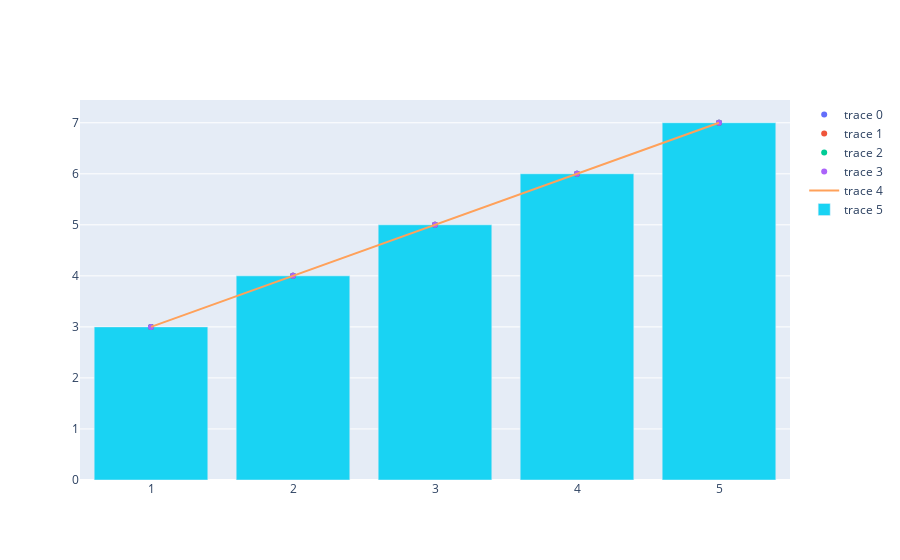

Notebook code cell kept with this figure:
### Code cell
fig.add_trace(go.Bar(x=[1,2,3,4,5],y=[3,4,5,6,7]))
fig.show()

### Figure 1 — Plotly figure (JSON) as saved in the notebook; plotly's stock layout.template omitted (floating-point values rounded to 4 significant figures)
{"data": [{"mode": "markers", "type": "scatter", "x": [1, 2, 3, 4, 5], "y": [3, 4, 5, 6, 7]}, {"mode": "markers", "type": "scatter", "x": [1, 2, 3, 4, 5], "y": [3, 4, 5, 6, 7]}, {"mode": "markers", "type": "scatter", "x": [1, 2, 3, 4, 5], "y": [3, 4, 5, 6, 7]}, {"mode": "markers", "type": "scatter", "x": [1, 2, 3, 4, 5], "y": [3, 4, 5, 6, 7]}, {"mode": "lines", "type": "scatter", "x": [1, 2, 3, 4, 5], "y": [3, 4, 5, 6, 7]}, {"type": "bar", "x": [1, 2, 3, 4, 5], "y": [3, 4, 5, 6, 7]}], "layout": {}}
